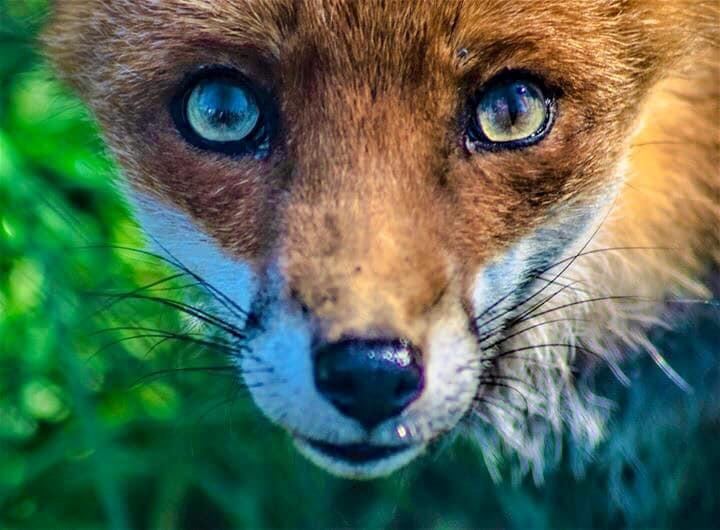
#> input picture assets/test1.jpg, 720 x 530 px
$ python projection.py
#> lines starting #> are read from the running program, lines starting #| are printed output that depends on the picture
import cv2 as cv
import numpy as np


if __name__ == "__main__":

    img = cv.imread("../../assets/test1.jpg")  # fox
#> img is the input picture: shape (530, 720, 3); mean B, G, R 83.2, 106.1, 85.5
    rows, cols = img.shape[:2]
#> rows = 530; cols = 720

    cv.imshow("Original Image", img)

    # example 1
    # source points
    src = np.float32([[0, 0], [cols - 1, 0], [0, rows - 1], [cols - 1, rows - 1]])
#> src = [[0, 0], [719, 0], [0, 529], [719, 529]]
    # destination points
    dst = np.float32([[50, 50], [cols - 1, rows / 3], [cols / 3, rows - 1], [2 * cols / 3, rows - 1]])

    # tranformation matrix
    projective_matrix = cv.getPerspectiveTransform(src, dst)
    output = cv.warpPerspective(img, projective_matrix, (rows, cols))
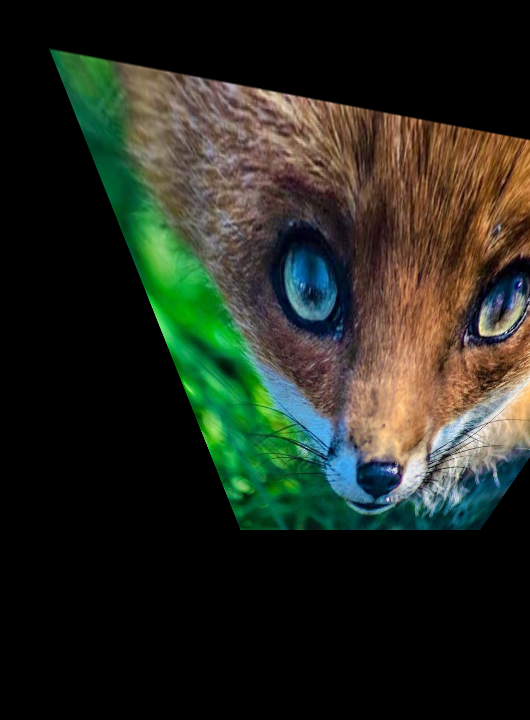
#> output: shape (720, 530, 3); mean B, G, R 31, 40.9, 36.6

    cv.imshow("Example 1", output)

    # example 2
    src = np.float32([[0,   0], [cols / 2, 0], [0, rows - 1  ], [cols / 2, rows - 1]])
#> src = [[0, 0], [360, 0], [0, 529], [360, 529]]
    dst = np.float32([[0, 100], [cols / 2, 0], [0, rows - 101], [cols / 2, rows - 1]])

    projective_matrix = cv.getPerspectiveTransform(src, dst)
    output = cv.warpPerspective(img, projective_matrix, (rows, cols))
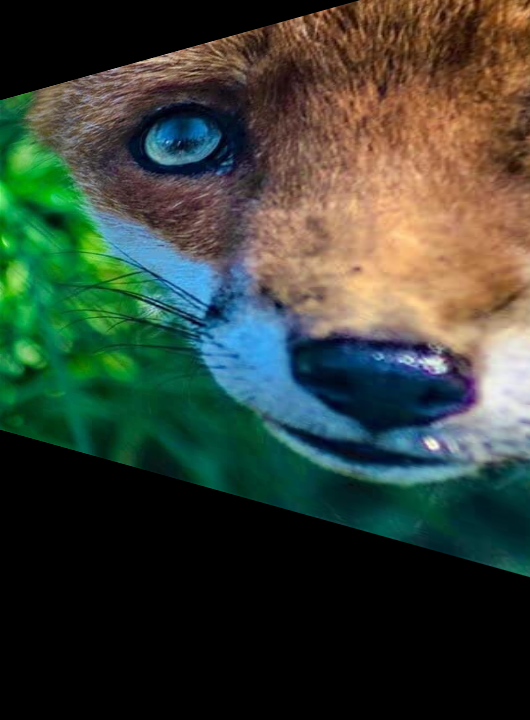
#> output: shape (720, 530, 3); mean B, G, R 53.3, 64.6, 54.8

    cv.imshow("Example 2", output)
    cv.waitKey(0)
    cv.destroyAllWindows()

$ run again, with assets/test10.jpg copied over assets/test1.jpg
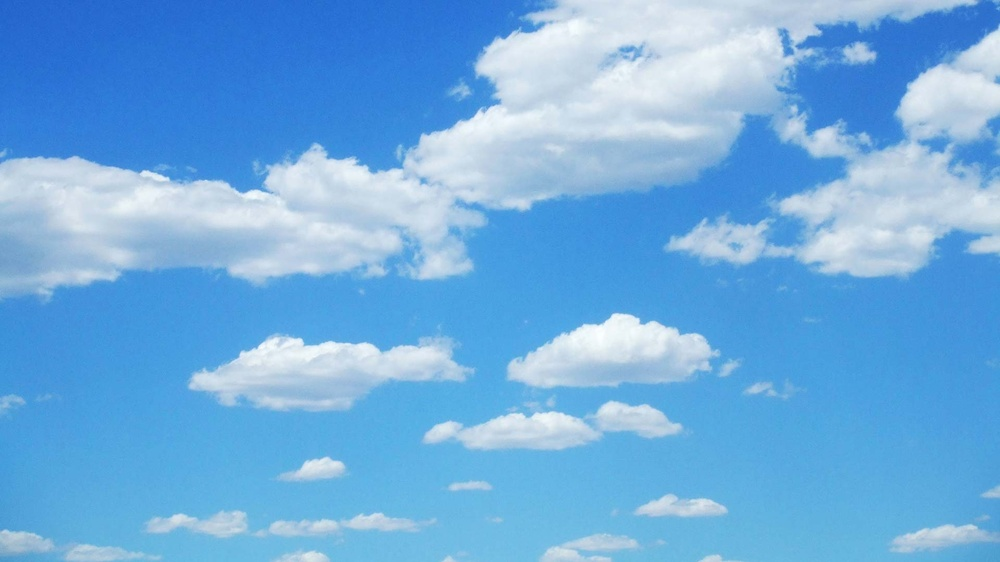
#> input picture assets/test10.jpg, 1000 x 562 px, shrunk from 1920 x 1080 before the run
#> img is the input picture: shape (562, 1000, 3); mean B, G, R 223.5, 172.7, 111.8
#> `output = cv.warpPerspective(img, projective_matrix, (rows, cols))`:
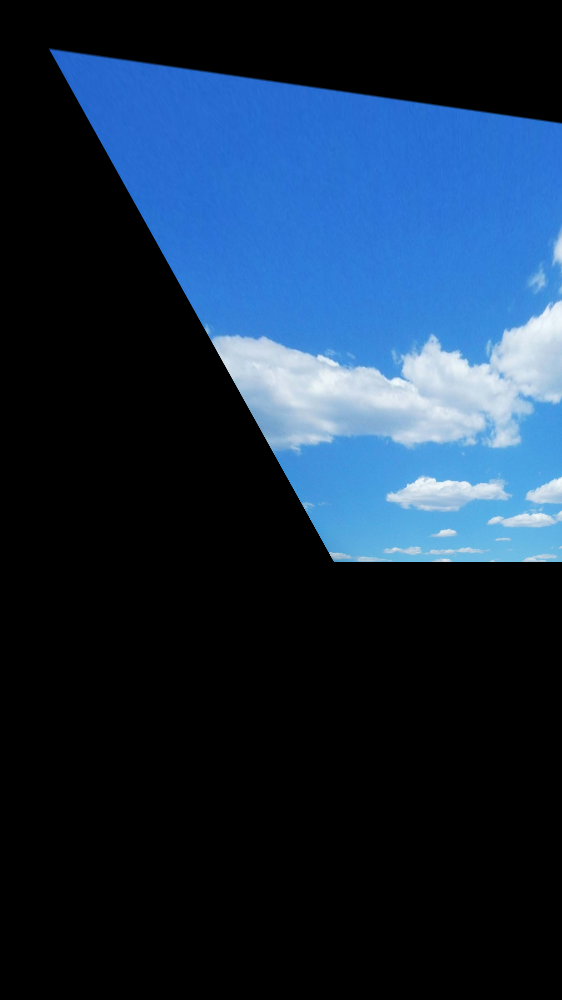
#> output: shape (1000, 562, 3); mean B, G, R 66.6, 44.1, 24.3
#> `output = cv.warpPerspective(img, projective_matrix, (rows, cols))`:
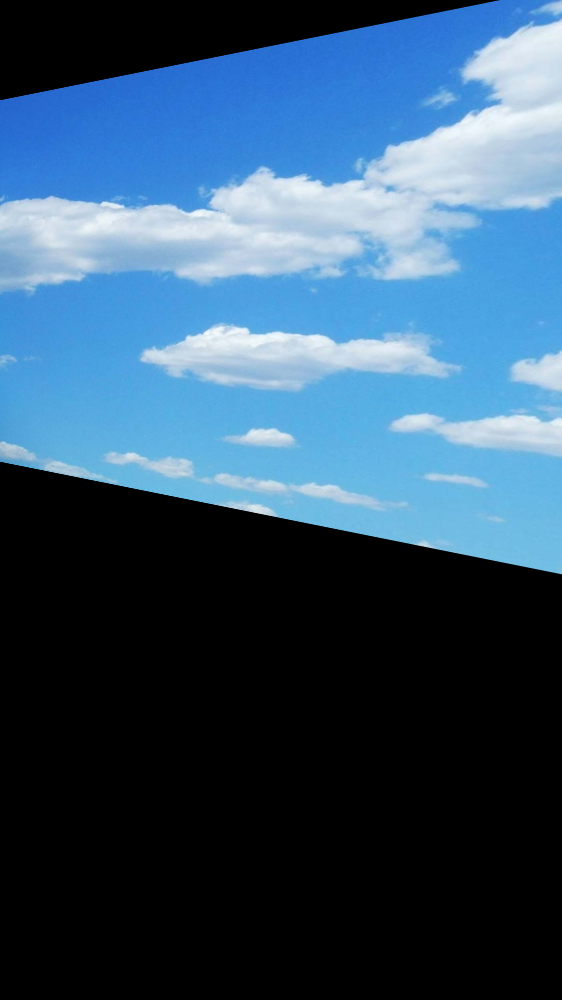
#> output: shape (1000, 562, 3); mean B, G, R 106.4, 81.5, 52

$ run again, with assets/test11.jpg copied over assets/test1.jpg
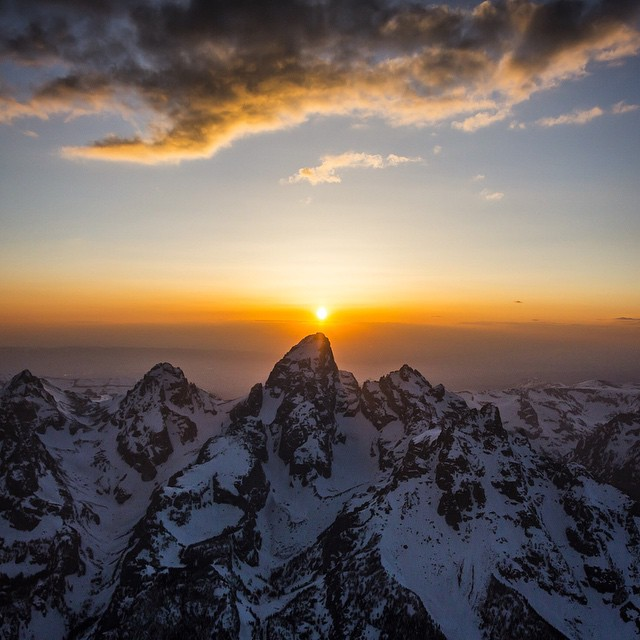
#> input picture assets/test11.jpg, 640 x 640 px
#> img is the input picture: shape (640, 640, 3); mean B, G, R 90.6, 98.2, 111.2
#> `output = cv.warpPerspective(img, projective_matrix, (rows, cols))`:
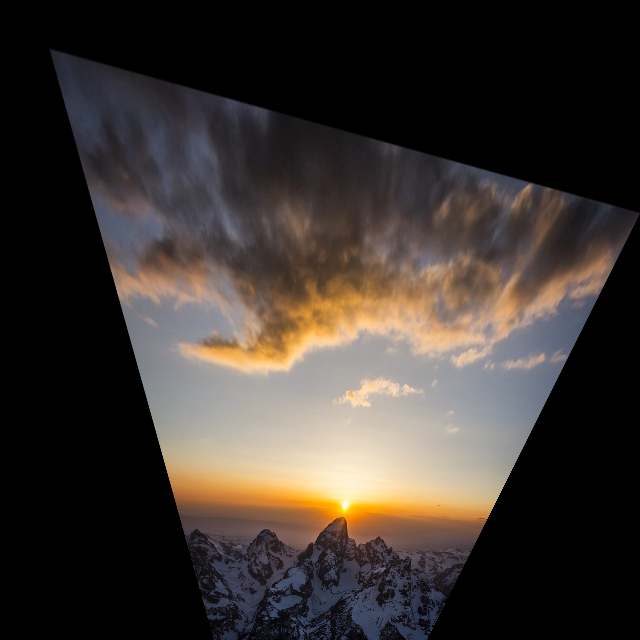
#> output: shape (640, 640, 3); mean B, G, R 48.5, 53.2, 60.5
#> `output = cv.warpPerspective(img, projective_matrix, (rows, cols))`:
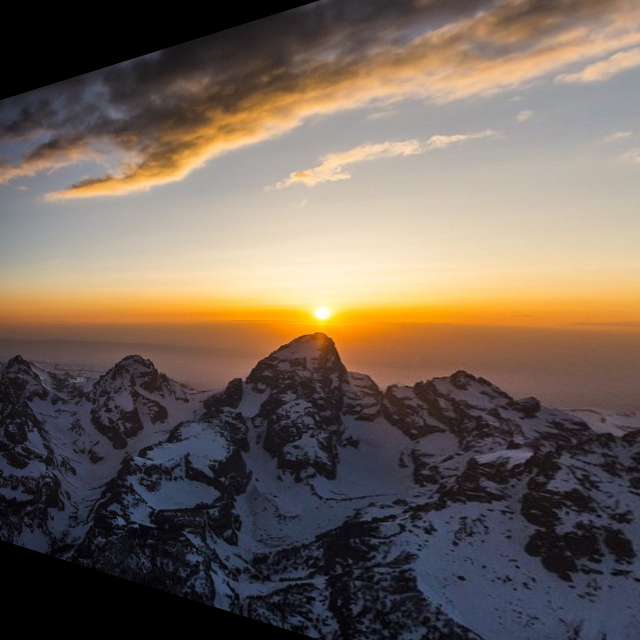
#> output: shape (640, 640, 3); mean B, G, R 88.6, 99.5, 114
